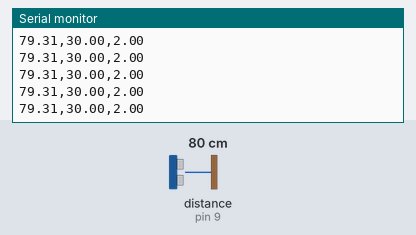
A sketch run on a simulated Arduino Uno, built with avr-gcc and run on an emulated ATmega328P. On the bench: the last lines printed to the serial monitor. Wiring (inferred from the names in the program): ultrasonic range finder: trigger pin 10; echo pin 9. The inputs (shaded band) are chosen by the test bench; at power-on: distance to the obstacle (sensor on pin 9) 80 cm. The echo pulse lasts 58.3 µs per cm.

Above: at 1.2 s.
1.3 s: distance to the obstacle (sensor on pin 9) set to 35 cm
At 1.6 s:
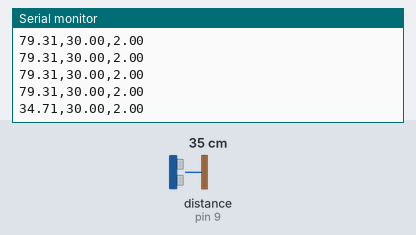
4.3 s: distance to the obstacle (sensor on pin 9) set to 2 cm
At 4.46 s:
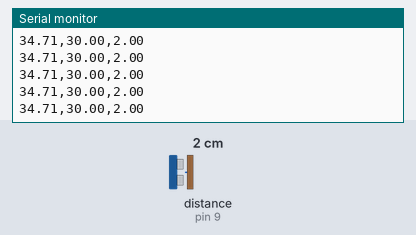
5.8 s: distance to the obstacle (sensor on pin 9) set to 60 cm
At 5.87 s:
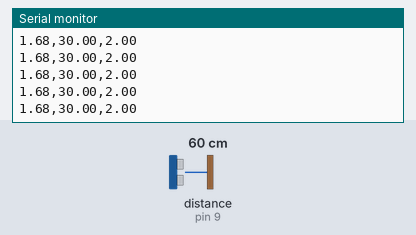
Timing chart, 0 to 8.8 s (numbered marks = the images above; inputs shaded):
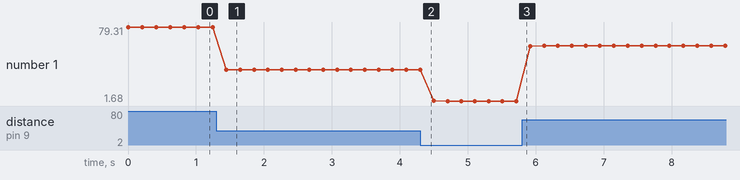

The sketch:

arduino_project_measure_distance__with_hc_sr04.ino
```cpp
int triggerPin = 10;
int echoPin = 9;
float duration;
float distance;
float upperLimit = 30.0;
float lowerLimit = 2.0;
int dt = 200;
void setup() {

  pinMode(triggerPin, OUTPUT);
  pinMode(echoPin, INPUT);
  Serial.begin(9600);

}

void loop() {

digitalWrite(triggerPin, LOW);
delayMicroseconds(10);
digitalWrite(triggerPin, HIGH);
delayMicroseconds(10);
digitalWrite(triggerPin, LOW);

duration = pulseIn(echoPin, HIGH);
distance = duration * 0.034 / 2;

Serial.print(distance);
Serial.print(",");
Serial.print(upperLimit);
Serial.print(",");
Serial.println(lowerLimit);

delay(dt);

}
```

Measured:
- after the input at 1.3 s, the serial monitor: prints a new line after 0.15 s (image 1)
- plotted number 1: 79.31 → 34.71 after the input at 1.3 s, 34.71 → 1.68 after the input at 4.3 s, 1.68 → 59.48 after the input at 5.8 s
